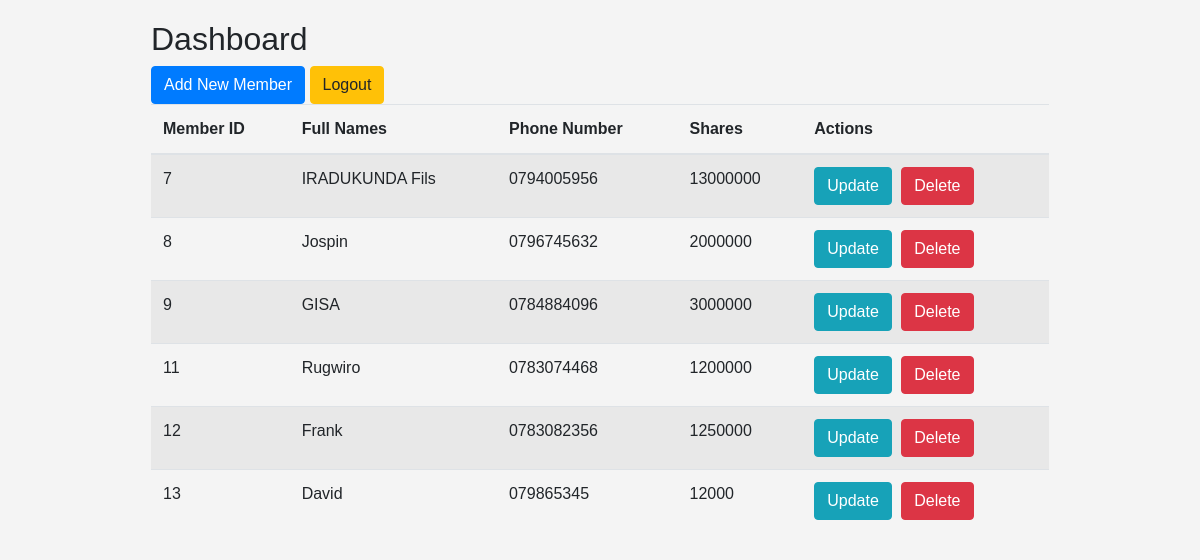
The page /dashboard.php (signed in) on the database its author committed.
### tables this page shows
CREATE TABLE `members_contacts_info` (
  `Member_ID` int(255) NOT NULL,
  `Phone_Number` varchar(20) NOT NULL,
  `Members_Full_Names` varchar(30) NOT NULL,
  `Shares` bigint(255) NOT NULL
);

### dashboard.php (the view, shortened to what this page needs)
<?php
require 'db.php';
$stmt = $pdo->query("SELECT * FROM members_contacts_info ORDER BY Member_ID ASC");
$members = $stmt->fetchAll(PDO::FETCH_ASSOC);
?>
<!DOCTYPE html>
<html lang="en">
<head>
    <link rel="stylesheet" href="https://stackpath.bootstrapcdn.com/bootstrap/4.3.1/css/bootstrap.min.css">
</head>
<body>
<div class="container">
    <h2>Dashboard</h2>
    <div class="links">
        <a href="#addMemberModal" data-toggle="modal" class="btn btn-primary">Add New Member</a>
        <a href="logout.php" class="btn btn-warning">Logout</a>
    </div>
    <table class="table table-striped">
        <thead>
            <tr>
                <th>Member ID</th>
                <th>Full Names</th>
                <th>Phone Number</th>
                <th>Shares</th>
                <th>Actions</th>
            </tr>
        </thead>
        <tbody>
            <?php foreach ($members as $member): ?>
            <tr>
                <td><?= htmlspecialchars($member['Member_ID']); ?></td>
                <td><?= htmlspecialchars($member['Members_Full_Names']); ?></td>
                <td><?= htmlspecialchars($member['Phone_Number']); ?></td>
                <td><?= htmlspecialchars($member['Shares']); ?></td>
                <td>
                    <a href="#updateMemberModal<?= $member['Member_ID']; ?>" data-toggle="modal" class="btn btn-info btn-space">Update</a>
                    <a href="?action=delete&memberId=<?= $member['Member_ID']; ?>" onclick="return confirm('Are you sure?');" class="btn btn-danger btn-space">Delete</a>
                </td>
            </tr>
            <?php endforeach; ?>
        </tbody>
    </table>
</div>
</body>
</html>

### dashboard.php (style rules this page uses)
body { font-family: Arial, sans-serif; background-color: #f4f4f4; padding: 20px; display: flex; flex-direction: column; align-items: center; }
.container { width: 80%; }
.btn-space { margin-right: 5px; }

### rows shown on the page
members_contacts_info: Member_ID "7", Members_Full_Names "IRADUKUNDA Fils", Phone_Number "0794005956", Shares "13000000"
members_contacts_info: Member_ID "8", Members_Full_Names "Jospin", Phone_Number "0796745632", Shares "2000000"
members_contacts_info: Member_ID "9", Members_Full_Names "GISA", Phone_Number "0784884096", Shares "3000000"
members_contacts_info: Member_ID "11", Members_Full_Names "Rugwiro", Phone_Number "0783074468", Shares "1200000"
members_contacts_info: Member_ID "12", Members_Full_Names "Frank", Phone_Number "0783082356", Shares "1250000"
members_contacts_info: Member_ID "13", Members_Full_Names "David", Phone_Number "079865345", Shares "12000"
